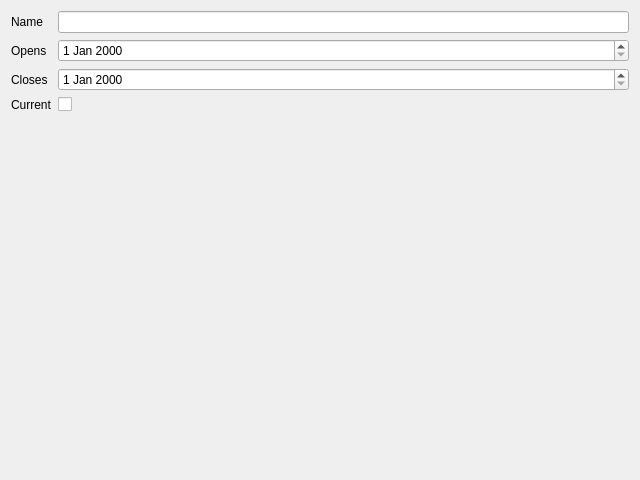
<?xml version="1.0" encoding="UTF-8"?>
<ui version="4.0">
 <class>SeasonDialog</class>
 <widget class="QDialog" name="SeasonDialog">
  <property name="geometry">
   <rect>
    <x>0</x>
    <y>0</y>
    <width>640</width>
    <height>480</height>
   </rect>
  </property>
  <property name="windowTitle">
   <string>Season</string>
  </property>
  <layout class="QFormLayout" name="formLayout">
   <item row="0" column="0">
    <widget class="QLabel" name="label_nameEdit">
     <property name="text">
      <string>Name</string>
     </property>
     <property name="buddy">
      <cstring>nameEdit</cstring>
     </property>
    </widget>
   </item>
   <item row="0" column="1">
    <widget class="QLineEdit" name="nameEdit"/>
   </item>
   <item row="1" column="0">
    <widget class="QLabel" name="label_opensEdit">
     <property name="text">
      <string>Opens</string>
     </property>
     <property name="buddy">
      <cstring>opensEdit</cstring>
     </property>
    </widget>
   </item>
   <item row="1" column="1">
    <widget class="QDateEdit" name="opensEdit"/>
   </item>
   <item row="2" column="0">
    <widget class="QLabel" name="label_closesEdit">
     <property name="text">
      <string>Closes</string>
     </property>
     <property name="buddy">
      <cstring>closesEdit</cstring>
     </property>
    </widget>
   </item>
   <item row="2" column="1">
    <widget class="QDateEdit" name="closesEdit"/>
   </item>
   <item row="3" column="0">
    <widget class="QLabel" name="label_currentCheck">
     <property name="text">
      <string>Current</string>
     </property>
     <property name="buddy">
      <cstring>currentCheck</cstring>
     </property>
    </widget>
   </item>
   <item row="3" column="1">
    <widget class="QCheckBox" name="currentCheck"/>
   </item>
  </layout>
 </widget>
 <tabstops>
  <tabstop>nameEdit</tabstop>
  <tabstop>opensEdit</tabstop>
  <tabstop>closesEdit</tabstop>
  <tabstop>currentCheck</tabstop>
 </tabstops>
 <resources/>
 <connections/>
</ui>
